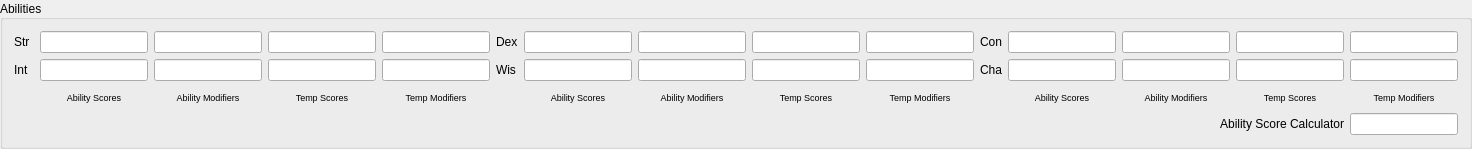
         <widget class="QGroupBox" name="Abilities">
          <property name="minimumSize">
           <size>
            <width>825</width>
            <height>0</height>
           </size>
          </property>
          <property name="title">
           <string>Abilities</string>
          </property>
          <property name="alignment">
           <set>Qt::AlignLeading|Qt::AlignLeft|Qt::AlignVCenter</set>
          </property>
          <layout class="QGridLayout" name="gridLayout_2">
           <item row="1" column="6">
            <widget class="QLineEdit" name="wis">
             <property name="alignment">
              <set>Qt::AlignCenter</set>
             </property>
            </widget>
           </item>
           <item row="1" column="5">
            <widget class="QLabel" name="label_57">
             <property name="text">
              <string>Wis</string>
             </property>
            </widget>
           </item>
           <item row="2" column="3">
            <widget class="QLabel" name="label_223">
             <property name="font">
              <font>
               <pointsize>7</pointsize>
              </font>
             </property>
             <property name="text">
              <string>Temp Scores</string>
             </property>
             <property name="alignment">
              <set>Qt::AlignCenter</set>
             </property>
             <property name="wordWrap">
              <bool>true</bool>
             </property>
            </widget>
           </item>
           <item row="2" column="2">
            <widget class="QLabel" name="label_222">
             <property name="font">
              <font>
               <pointsize>7</pointsize>
              </font>
             </property>
             <property name="text">
              <string>Ability Modifiers</string>
             </property>
             <property name="alignment">
              <set>Qt::AlignCenter</set>
             </property>
             <property name="wordWrap">
              <bool>true</bool>
             </property>
            </widget>
           </item>
           <item row="2" column="6">
            <widget class="QLabel" name="label_225">
             <property name="font">
              <font>
               <pointsize>7</pointsize>
              </font>
             </property>
             <property name="text">
              <string>Ability Scores</string>
             </property>
             <property name="alignment">
              <set>Qt::AlignCenter</set>
             </property>
             <property name="wordWrap">
              <bool>true</bool>
             </property>
            </widget>
           </item>
           <item row="2" column="4">
            <widget class="QLabel" name="label_224">
             <property name="font">
              <font>
               <pointsize>7</pointsize>
              </font>
             </property>
             <property name="text">
              <string>Temp Modifiers</string>
             </property>
             <property name="alignment">
              <set>Qt::AlignCenter</set>
             </property>
             <property name="wordWrap">
              <bool>true</bool>
             </property>
            </widget>
           </item>
           <item row="2" column="11">
            <widget class="QLabel" name="label_229">
             <property name="font">
              <font>
               <pointsize>7</pointsize>
              </font>
             </property>
             <property name="text">
              <string>Ability Scores</string>
             </property>
             <property name="alignment">
              <set>Qt::AlignCenter</set>
             </property>
             <property name="wordWrap">
              <bool>true</bool>
             </property>
            </widget>
           </item>
           <item row="2" column="12">
            <widget class="QLabel" name="label_230">
             <property name="font">
              <font>
               <pointsize>7</pointsize>
              </font>
             </property>
             <property name="text">
              <string>Ability Modifiers</string>
             </property>
             <property name="alignment">
              <set>Qt::AlignCenter</set>
             </property>
             <property name="wordWrap">
              <bool>true</bool>
             </property>
            </widget>
           </item>
           <item row="2" column="7">
            <widget class="QLabel" name="label_226">
             <property name="font">
              <font>
               <pointsize>7</pointsize>
              </font>
             </property>
             <property name="text">
              <string>Ability Modifiers</string>
             </property>
             <property name="alignment">
              <set>Qt::AlignCenter</set>
             </property>
             <property name="wordWrap">
              <bool>true</bool>
             </property>
            </widget>
           </item>
           <item row="2" column="9">
            <widget class="QLabel" name="label_228">
             <property name="font">
              <font>
               <pointsize>7</pointsize>
              </font>
             </property>
             <property name="text">
              <string>Temp Modifiers</string>
             </property>
             <property name="alignment">
              <set>Qt::AlignCenter</set>
             </property>
             <property name="wordWrap">
              <bool>true</bool>
             </property>
            </widget>
           </item>
           <item row="2" column="8">
            <widget class="QLabel" name="label_227">
             <property name="font">
              <font>
               <pointsize>7</pointsize>
              </font>
             </property>
             <property name="text">
              <string>Temp Scores</string>
             </property>
             <property name="alignment">
              <set>Qt::AlignCenter</set>
             </property>
             <property name="wordWrap">
              <bool>true</bool>
             </property>
            </widget>
           </item>
           <item row="2" column="13">
            <widget class="QLabel" name="label_231">
             <property name="font">
              <font>
               <pointsize>7</pointsize>
              </font>
             </property>
             <property name="text">
              <string>Temp Scores</string>
             </property>
             <property name="alignment">
              <set>Qt::AlignCenter</set>
             </property>
             <property name="wordWrap">
              <bool>true</bool>
             </property>
            </widget>
           </item>
           <item row="2" column="14">
            <widget class="QLabel" name="label_232">
             <property name="font">
              <font>
               <pointsize>7</pointsize>
              </font>
             </property>
             <property name="text">
              <string>Temp Modifiers</string>
             </property>
             <property name="alignment">
              <set>Qt::AlignCenter</set>
             </property>
             <property name="wordWrap">
              <bool>true</bool>
             </property>
            </widget>
           </item>
           <item row="3" column="11" colspan="3">
            <widget class="QLabel" name="label_72">
             <property name="text">
              <string>Ability Score Calculator</string>
             </property>
             <property name="alignment">
              <set>Qt::AlignRight|Qt::AlignTrailing|Qt::AlignVCenter</set>
             </property>
            </widget>
           </item>
           <item row="1" column="12">
            <widget class="QLineEdit" name="chaModifier">
             <property name="alignment">
              <set>Qt::AlignCenter</set>
             </property>
             <property name="readOnly">
              <bool>true</bool>
             </property>
            </widget>
           </item>
           <item row="1" column="7">
            <widget class="QLineEdit" name="wisModifier">
             <property name="alignment">
              <set>Qt::AlignCenter</set>
             </property>
             <property name="readOnly">
              <bool>true</bool>
             </property>
            </widget>
           </item>
           <item row="1" column="2">
            <widget class="QLineEdit" name="intModifier">
             <property name="alignment">
              <set>Qt::AlignCenter</set>
             </property>
             <property name="readOnly">
              <bool>true</bool>
             </property>
            </widget>
           </item>
           <item row="1" column="14">
            <widget class="QLineEdit" name="tempChaModifier">
             <property name="alignment">
              <set>Qt::AlignCenter</set>
             </property>
             <property name="readOnly">
              <bool>true</bool>
             </property>
            </widget>
           </item>
           <item row="1" column="11">
            <widget class="QLineEdit" name="cha">
             <property name="alignment">
              <set>Qt::AlignCenter</set>
             </property>
            </widget>
           </item>
           <item row="1" column="13">
            <widget class="QLineEdit" name="tempCha">
             <property name="autoFillBackground">
              <bool>false</bool>
             </property>
             <property name="alignment">
              <set>Qt::AlignCenter</set>
             </property>
             <property name="readOnly">
              <bool>false</bool>
             </property>
            </widget>
           </item>
           <item row="1" column="9">
            <widget class="QLineEdit" name="tempWisModifier">
             <property name="alignment">
              <set>Qt::AlignCenter</set>
             </property>
             <property name="readOnly">
              <bool>true</bool>
             </property>
            </widget>
           </item>
           <item row="1" column="3">
            <widget class="QLineEdit" name="tempInt">
             <property name="alignment">
              <set>Qt::AlignCenter</set>
             </property>
            </widget>
           </item>
           <item row="1" column="8">
            <widget class="QLineEdit" name="tempWis">
             <property name="alignment">
              <set>Qt::AlignCenter</set>
             </property>
            </widget>
           </item>
           <item row="0" column="14">
            <widget class="QLineEdit" name="tempConModifier">
             <property name="alignment">
              <set>Qt::AlignCenter</set>
             </property>
             <property name="readOnly">
              <bool>true</bool>
             </property>
            </widget>
           </item>
           <item row="1" column="10">
            <widget class="QLabel" name="label_35">
             <property name="text">
              <string>Cha</string>
             </property>
            </widget>
           </item>
           <item row="0" column="0">
            <widget class="QLabel" name="label_16">
             <property name="text">
              <string>Str</string>
             </property>
            </widget>
           </item>
           <item row="0" column="12">
            <widget class="QLineEdit" name="conModifier">
             <property name="alignment">
              <set>Qt::AlignCenter</set>
             </property>
             <property name="readOnly">
              <bool>true</bool>
             </property>
            </widget>
           </item>
           <item row="1" column="4">
            <widget class="QLineEdit" name="tempIntModifier">
             <property name="alignment">
              <set>Qt::AlignCenter</set>
             </property>
             <property name="readOnly">
              <bool>true</bool>
             </property>
            </widget>
           </item>
           <item row="0" column="13">
            <widget class="QLineEdit" name="tempCon">
             <property name="alignment">
              <set>Qt::AlignCenter</set>
             </property>
            </widget>
           </item>
           <item row="0" column="2">
            <widget class="QLineEdit" name="strModifier">
             <property name="alignment">
              <set>Qt::AlignCenter</set>
             </property>
             <property name="readOnly">
              <bool>true</bool>
             </property>
            </widget>
           </item>
           <item row="0" column="5">
            <widget class="QLabel" name="label_56">
             <property name="text">
              <string>Dex</string>
             </property>
            </widget>
           </item>
           <item row="0" column="9">
            <widget class="QLineEdit" name="tempDexModifier">
             <property name="alignment">
              <set>Qt::AlignCenter</set>
             </property>
             <property name="readOnly">
              <bool>true</bool>
             </property>
            </widget>
           </item>
           <item row="1" column="0">
            <widget class="QLabel" name="label_17">
             <property name="text">
              <string>Int</string>
             </property>
            </widget>
           </item>
           <item row="0" column="6">
            <widget class="QLineEdit" name="dex">
             <property name="alignment">
              <set>Qt::AlignCenter</set>
             </property>
            </widget>
           </item>
           <item row="0" column="3">
            <widget class="QLineEdit" name="tempStr">
             <property name="alignment">
              <set>Qt::AlignCenter</set>
             </property>
            </widget>
           </item>
           <item row="0" column="10">
            <widget class="QLabel" name="label_34">
             <property name="text">
              <string>Con</string>
             </property>
            </widget>
           </item>
           <item row="0" column="1">
            <widget class="QLineEdit" name="str">
             <property name="alignment">
              <set>Qt::AlignCenter</set>
             </property>
            </widget>
           </item>
           <item row="0" column="11">
            <widget class="QLineEdit" name="con">
             <property name="alignment">
              <set>Qt::AlignCenter</set>
             </property>
            </widget>
           </item>
           <item row="0" column="7">
            <widget class="QLineEdit" name="dexModifier">
             <property name="alignment">
              <set>Qt::AlignCenter</set>
             </property>
             <property name="readOnly">
              <bool>true</bool>
             </property>
            </widget>
           </item>
           <item row="0" column="8">
            <widget class="QLineEdit" name="tempDex">
             <property name="alignment">
              <set>Qt::AlignCenter</set>
             </property>
            </widget>
           </item>
           <item row="3" column="14">
            <widget class="QLineEdit" name="scoreCalc">
             <property name="alignment">
              <set>Qt::AlignCenter</set>
             </property>
             <property name="readOnly">
              <bool>true</bool>
             </property>
            </widget>
           </item>
           <item row="0" column="4">
            <widget class="QLineEdit" name="tempStrModifier">
             <property name="alignment">
              <set>Qt::AlignCenter</set>
             </property>
             <property name="readOnly">
              <bool>true</bool>
             </property>
            </widget>
           </item>
           <item row="2" column="1">
            <widget class="QLabel" name="label_218">
             <property name="maximumSize">
              <size>
               <width>16777215</width>
               <height>16777215</height>
              </size>
             </property>
             <property name="font">
              <font>
               <pointsize>7</pointsize>
              </font>
             </property>
             <property name="text">
              <string>Ability Scores</string>
             </property>
             <property name="alignment">
              <set>Qt::AlignCenter</set>
             </property>
             <property name="wordWrap">
              <bool>true</bool>
             </property>
            </widget>
           </item>
           <item row="2" column="0">
            <spacer name="verticalSpacer">
             <property name="orientation">
              <enum>Qt::Vertical</enum>
             </property>
             <property name="sizeType">
              <enum>QSizePolicy::Fixed</enum>
             </property>
             <property name="sizeHint" stdset="0">
              <size>
               <width>20</width>
               <height>20</height>
              </size>
             </property>
            </spacer>
           </item>
           <item row="1" column="1">
            <widget class="QLineEdit" name="int">
             <property name="alignment">
              <set>Qt::AlignCenter</set>
             </property>
            </widget>
           </item>
          </layout>
         </widget>
